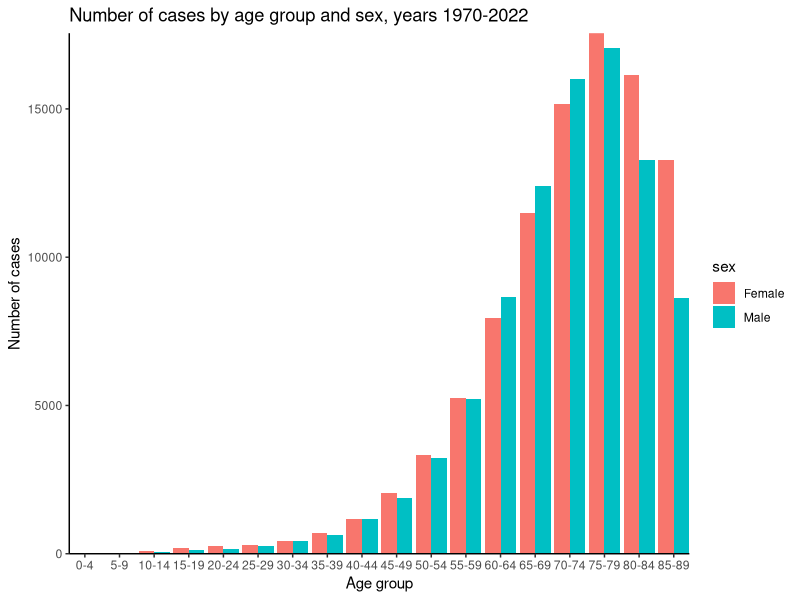
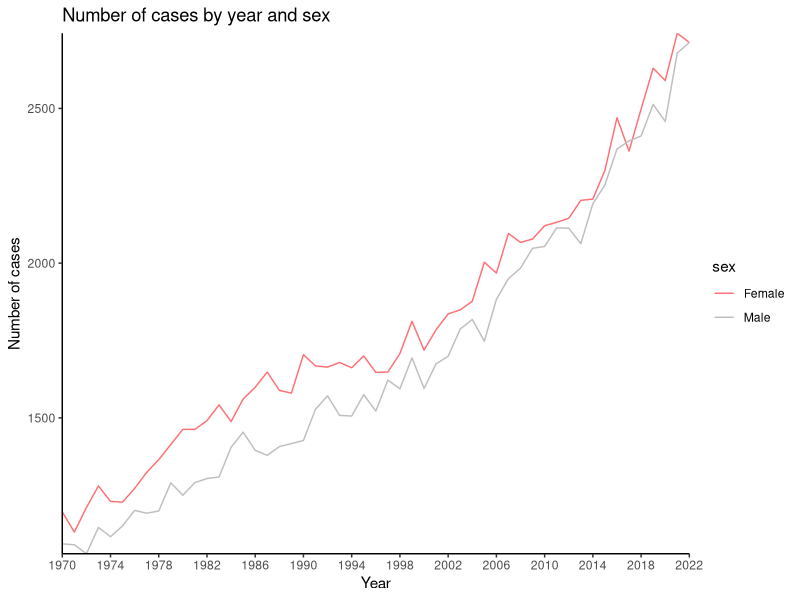
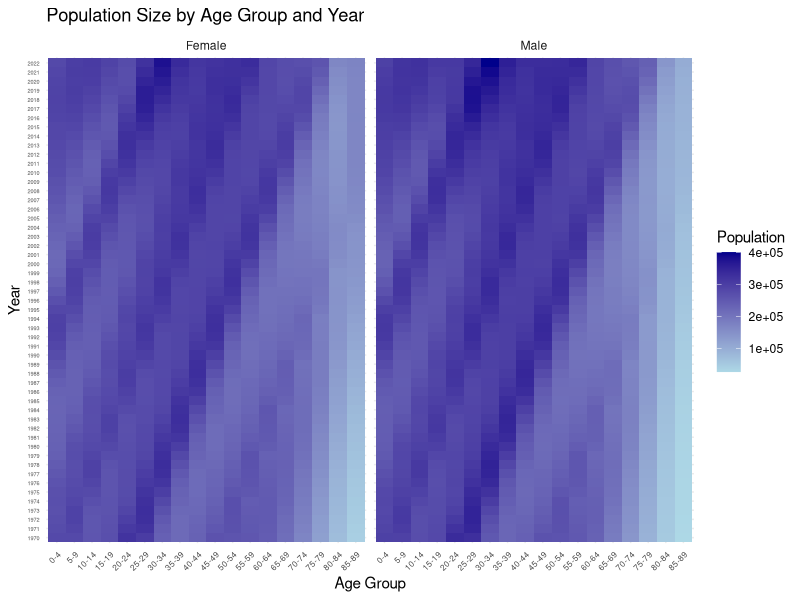
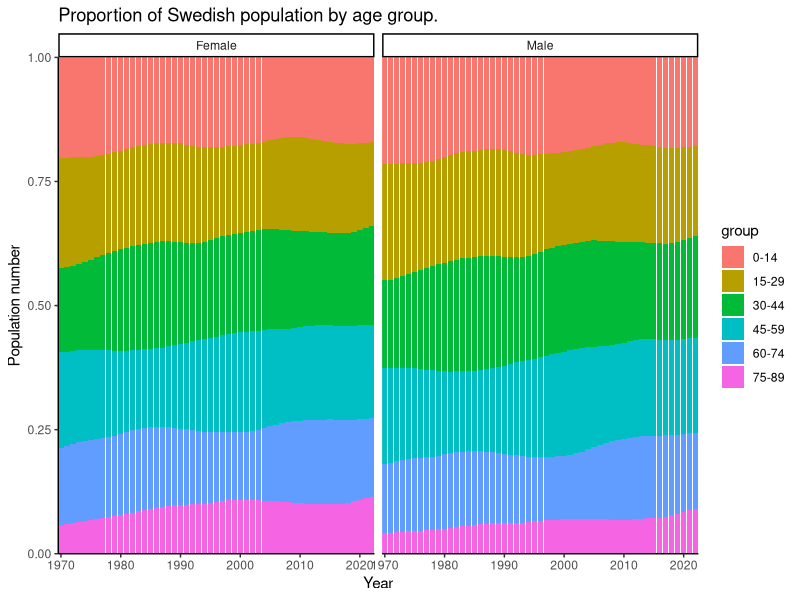
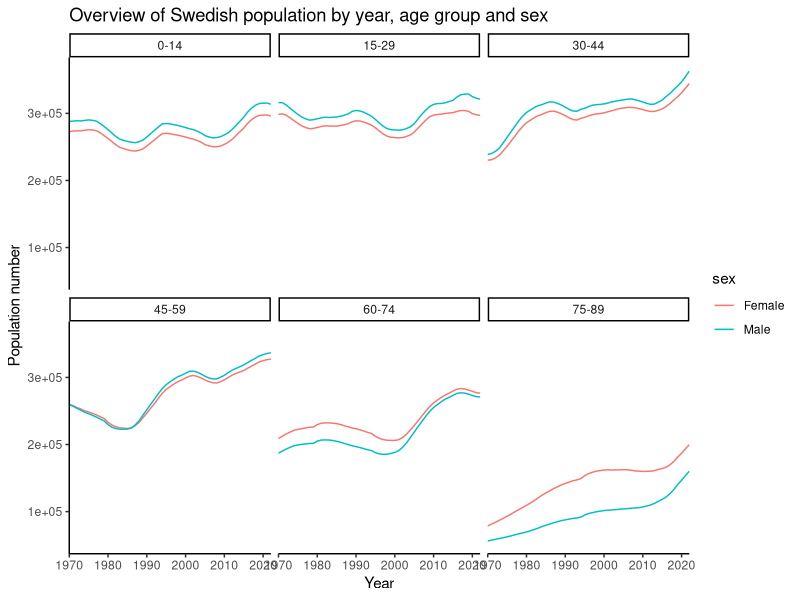
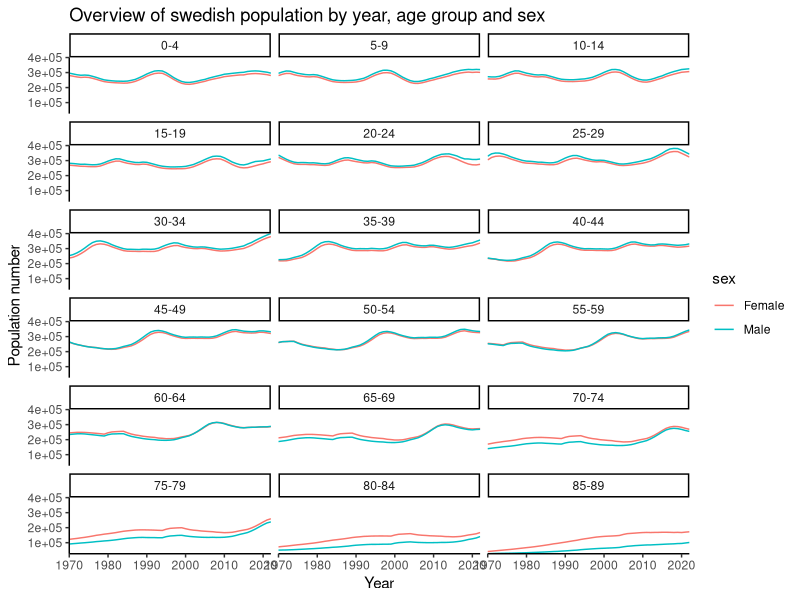
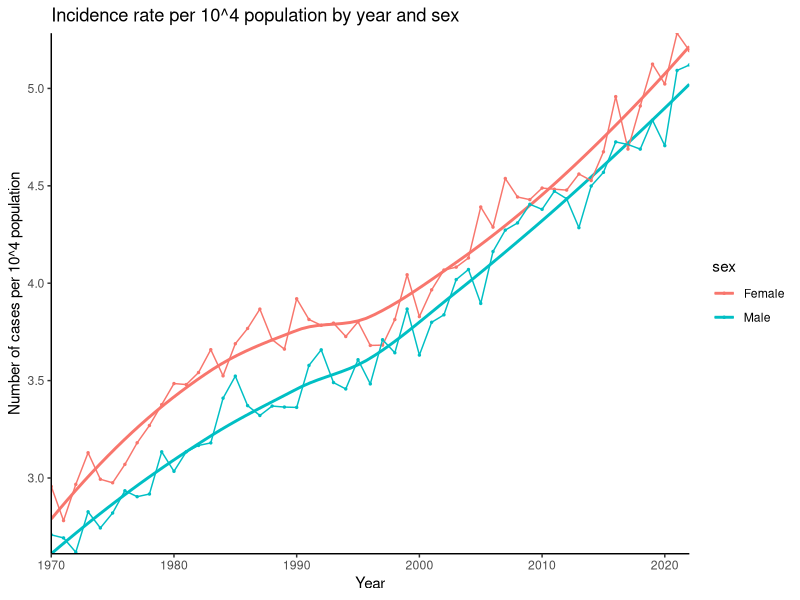
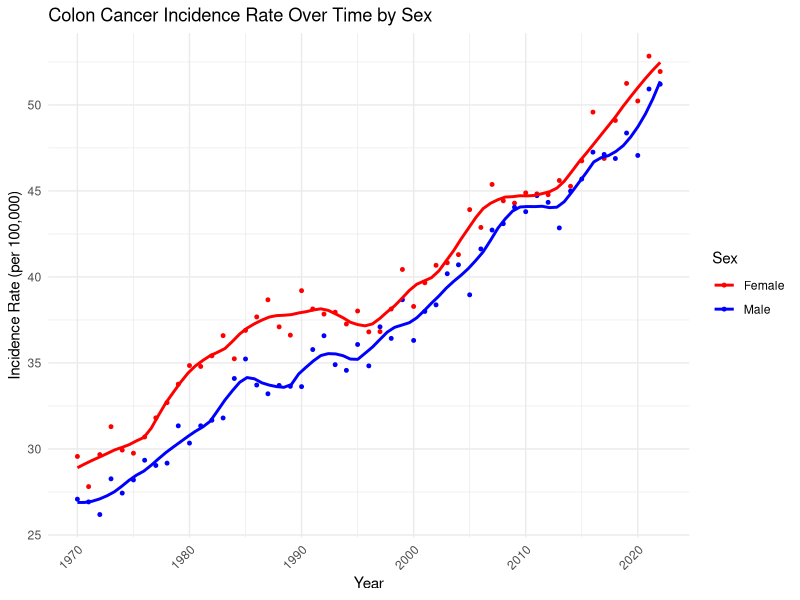

Recreate these plots in R, in order.
## ---- chunk 1
knitr::opts_chunk$set(warning = FALSE, message = FALSE) 
## ---- chunk 2
library(readr)
library(tidyverse)
library(ggplot2)
library(splines)
## ---- chunk 3
cases <- readr::read_tsv("cases.tsv")
population <- readr::read_tsv("population.tsv")
## ---- chunk 4
cases %>% summary()
# order agegroups 
factor_groups <- cases %>% pull(agegroup) %>% unique()
cases <- cases %>% mutate(agegroup = factor(agegroup, levels = factor_groups)) 
## ---- chunk 5
cases %>% pull(agegroup) %>% unique()
## ---- chunk 6
cases %>% pull(sex) %>% unique()
## ---- chunk 7
cases %>% 
  group_by(agegroup,sex) %>% 
  summarize(n = sum(n)) %>% 
  ungroup() %>% 
  ggplot(aes(x = agegroup, y = n, fill = sex)) +
  geom_bar(stat = "identity", position=position_dodge()) +
  # scale_fill_manual(values=c("#FF7074", 
  #                            "gray"))+
  theme_classic() + 
  coord_cartesian(expand = FALSE) + 
  # add labels and title
  ggtitle("Number of cases by age group and sex, years 1970-2022") +
  xlab("Age group") + ylab("Number of cases")
 
## ---- chunk 8
cases %>% 
  group_by(year,sex) %>% 
  summarize(n = sum(n)) %>% 
  ungroup() %>% 
  ggplot(aes(x = year, y = n, col = sex)) +
  #geom_point() +
  stat_summary(geom="line")+
  scale_color_manual(values=c("#FF7074", 
                            "gray"))+
  theme_classic() + 
  coord_cartesian(expand = FALSE) + 
  scale_x_continuous(lim = c(1970, 2022), breaks = c(seq(1970, 2022, by = 4)))+
  # add labels and title
  ggtitle("Number of cases by year and sex") +
  xlab("Year") + ylab("Number of cases")
## ---- chunk 9
data_population <- readr::read_tsv("population.tsv")
data_population$agegroup <- factor(data_population$agegroup, levels = c("0-4", "5-9", "10-14", "15-19", 
                                                              "20-24", "25-29", "30-34", "35-39", 
                                                              "40-44", "45-49", "50-54", "55-59", 
                                                              "60-64", "65-69", "70-74", "75-79", 
                                                              "80-84", "85-89"))

# Summarize total cases by year and sex
population_by_year_sex <- data_population %>%
  group_by(year, sex) %>%
  summarize(total_cases = sum(n_pop, na.rm = TRUE), .groups = "drop")

# Heatmap of population size
ggplot(data_population, aes(x = agegroup, y = factor(year), fill = n_pop)) +
  geom_tile() +
  facet_wrap(~sex) +  # Separate plots for males and females
  scale_fill_gradient(low = "lightblue", high = "darkblue", name = "Population") +
  labs(
    title = "Population Size by Age Group and Year",
    x = "Age Group",
    y = "Year"
  ) +
  theme_minimal() +
  theme(
    axis.text.x = element_text(size = 6, angle = 45, hjust = 1),  # Smaller x-axis text
    axis.text.y = element_text(size = 4)                         # Smaller y-axis text
  )
## ---- chunk 10
head(population)
summary(population)
## ---- chunk 11
# Compare age groups
all(unique(cases$agegroup) %in% unique(population$agegroup))

# Compare calendar years
all(unique(cases$year) %in% unique(population$year))
## ---- chunk 12
population <- population %>%  mutate(agegroup = factor(agegroup, levels = factor_groups)) 
## ---- chunk 13
population %>%
  mutate(group = case_when(
    agegroup %in% factor_groups[1:3] ~ "0-14",
    agegroup %in% factor_groups[4:6] ~ "15-29",
    agegroup %in% factor_groups[7:9] ~ "30-44",
    agegroup %in% factor_groups[10:12] ~ "45-59",
    agegroup %in% factor_groups[13:15] ~ "60-74",
    agegroup %in% factor_groups[16:18] ~ "75-89",
    TRUE ~ NA
    )
    ) %>%
  ggplot(aes(x = year, y = n_pop, fill = group)) +
  facet_wrap(~sex, ncol = 2) +
  geom_bar(position="fill", stat="identity") +
  theme_classic() +
  coord_cartesian(expand = FALSE) +
  # add labels and title
  ggtitle("Proportion of Swedish population by age group.") +
  xlab("Year") + ylab("Population number")
## ---- chunk 14
population %>%
  mutate(group = case_when(
    agegroup %in% factor_groups[1:3] ~ "0-14",
    agegroup %in% factor_groups[4:6] ~ "15-29",
    agegroup %in% factor_groups[7:9] ~ "30-44",
    agegroup %in% factor_groups[10:12] ~ "45-59",
    agegroup %in% factor_groups[13:15] ~ "60-74",
    agegroup %in% factor_groups[16:18] ~ "75-89",
    TRUE ~ NA
    )
    ) %>%
  ggplot(aes(x = year, y = n_pop, color = sex)) +
  facet_wrap(~group, ncol = 3) +
  stat_summary(geom="line")+
  theme_classic() +
  coord_cartesian(expand = FALSE) +
  # add labels and title
  ggtitle("Overview of Swedish population by year, age group and sex") +
  xlab("Year") + ylab("Population number")
## ---- chunk 15
population %>%
  ggplot(aes(x = year, y = n_pop, color = sex)) +
  facet_wrap(~agegroup, ncol = 3) +
  stat_summary(geom="line")+
  theme_classic() +
  coord_cartesian(expand = FALSE) +
  # add labels and title
  ggtitle("Overview of swedish population by year, age group and sex") +
  xlab("Year") + ylab("Population number")
## ---- chunk 16
# merging datasets
cases_pop <- cases %>% left_join(population) 
## ---- chunk 17
cases_pop %>% head()
## ---- chunk 18
# cases by year and sex
cases_ys <- cases %>% 
  group_by(year, sex) %>% 
  summarize(n = sum(n)) %>% 
  ungroup()

# population by year and sex
population_ys <- population %>% 
  group_by(year, sex) %>% 
  summarize(n_pop = sum(n_pop)) %>% 
  ungroup()
## ---- chunk 19
# rate per hundred thousand population, dataset with age
cases_pop <- cases_pop %>% 
  # rate per 10^5 population
  mutate(rate = 10^5 * n/n_pop)

# rate per ten thousand population, dataset without age
# create dataset without age variable
cases_pop_ys <- cases_ys %>% 
  left_join(population_ys) %>% 
    # rate per 10^4 population
  mutate(rate = 10^4 * n/n_pop)
## ---- chunk 20
cases_pop_ys %>% 
  ggplot(aes(x = year, y = rate, color = sex)) +
  # smooth the curve
  geom_smooth(se= FALSE) +
  # non smoothed data
  geom_point(size = 0.5) +
  stat_summary(geom="line") +
  theme_classic() + 
  coord_cartesian(expand = FALSE) + 
  #scale_x_continuous(lim = c(1970, 2022), breaks = c(seq(1970, 2022, by = 4))) +
  # add labels and title
  ggtitle("Incidence rate per 10^4 population by year and sex") +
  xlab("Year") + ylab("Number of cases per 10^4 population")
## ---- chunk 21
# Merge the cases and population data
merged_data <- cases %>%
  inner_join(data_population, by = c("year", "agegroup", "sex"))

# Summarize the total cases and population size by year and sex
summary_data <- merged_data %>%
  group_by(year, sex) %>%
  summarize(
    total_cases = sum(n, na.rm = TRUE),
    total_population = sum(n_pop, na.rm = TRUE),
    .groups = "drop"
  )

## ---- chunk 22
# Calculate incidence rate for detailed data
merged_data <- merged_data %>%
  mutate(incidence_rate = n / n_pop * 100000)  # Rate per 100,000 people

# Calculate incidence rate for summarized data
summary_data <- summary_data %>%
  mutate(incidence_rate = total_cases / total_population * 100000)  # Rate per 100,000 people
## ---- chunk 23
# Plot incidence rate over time with smoother (separately for males and females)
ggplot(summary_data, aes(x = year, y = incidence_rate, color = sex)) +
  geom_point(size = 1) +  # Points for visibility
  geom_smooth(method = "loess", span = 0.2, se = FALSE, linetype = "solid") +  # Smoothing with LOESS
  scale_color_manual(values = c("Male" = "blue", "Female" = "red")) +
  labs(
    title = "Colon Cancer Incidence Rate Over Time by Sex",
    x = "Year",
    y = "Incidence Rate (per 100,000)",
    color = "Sex"
  ) +
  theme_minimal() +
  theme(axis.text.x = element_text(angle = 45, hjust = 1))
## ---- chunk 24
# Plot incidence rates over time by sex and age group with smoothed lines
ggplot(merged_data, aes(x = year, y = incidence_rate, color = agegroup, group = agegroup)) +
  geom_point(size = .8) +  # Points for visibility
  scale_y_log10() +
  geom_smooth(method = "loess", span = 0.2, se = FALSE, linetype = "solid") +  # Smoothing with LOESS
  facet_wrap(~sex) +  # Separate plots for males and females
  scale_color_viridis_d(name = "Age Group") +  # Use viridis color scale for age groups
  labs(
    title = "Colon Cancer Incidence Rate by Sex and Age Group Over Time",
    x = "Year",
    y = "Incidence Rate (per 100,000)",
    color = "Age Group"
  ) +
  theme_minimal() +
  theme(axis.text.x = element_text(angle = 45, hjust = 1)) +
  theme(
    axis.text.x = element_text(angle = 45, hjust = 1),
    legend.key.size = unit(.2, "cm"),  # Reduce size of legend keys (symbols)
    legend.text = element_text(size = 10),  # Reduce size of legend text
    legend.title = element_text(size = 10)  # Adjust size of legend title
  ) 
## ---- chunk 25
cases_pop %>% 
  ggplot(aes(x = year, y = rate, color = sex)) +
  facet_wrap(~ agegroup , ncol = 4, scales = "free_y") +
  # smooth the curve
  geom_smooth(se = FALSE) +
  # non smoothed data
  geom_point(size = 0.2) +
  stat_summary(geom="line", size = 0.05) +
  theme_classic() + 
  coord_cartesian(expand = FALSE) + 
  #scale_x_continuous(lim = c(1970, 2022), breaks = c(seq(1970, 2022, by = 4))) +
  # add labels and title
  ggtitle(paste("Yearly number of cases per 10^5 population by sex and age group")) + 
  xlab("Year") + ylab("Number of cases per 10^5 population") 
  
## ---- chunk 26
poisson_model <- cases_pop_ys %>%  
  glm(formula = n ~ year + sex + offset(log(n_pop)), family = "poisson")
summary(poisson_model)
## ---- chunk 27
toplot <- cases_pop_ys %>% 
  add_column(fitted = poisson_model$fitted.values) %>% 
  mutate(fitted_rate = 10^4* fitted/n_pop)

toplot %>% 
  pivot_longer(cols = c(rate, fitted_rate), names_to = "type") %>% 
  ggplot(aes(x = year, y = value)) +
  geom_point(aes(color = type), size = 0.5) +
  facet_wrap(~sex, ncol = 2) +
  theme_classic() + 
  coord_cartesian(expand = FALSE) + 
  #scale_x_continuous(lim = c(1970, 2022), breaks = c(seq(1970, 2022, by = 4))) +
  # add labels and title
  ggtitle("Incidence rate by year and sex, fitted and observed values") +
  xlab("Year") + ylab("Number of cases per 10^4 population") 
## ---- chunk 28
# Extract model coefficients 
coefficients <- coef(poisson_model) 
intercept <- coefficients["(Intercept)"] 
year_coeff <- coefficients["year"] 
sex_coeff <- coefficients["sexMale"]

# Calculate log incidence rate and incidence rate for 1970 and 2020
incidence_1970_male <- exp(intercept + year_coeff * 1970 + sex_coeff)
incidence_1970_female <- exp(intercept + year_coeff * 1970 )
incidence_2020_male <- exp(intercept + year_coeff * 2020 + sex_coeff) 
incidence_2020_female <- exp(intercept + year_coeff * 2020)

# Print results
incidence_1970_male
## ---- chunk 29
incidence_1970_female
## ---- chunk 30
incidence_2020_male
## ---- chunk 31
incidence_2020_female
## ---- chunk 32
poisson_model_age <- cases_pop %>% 
  mutate(agegroup = factor(agegroup, levels = factor_groups)) %>% 
  glm(formula = n ~ year*sex + year*agegroup + agegroup * sex + offset(log(n_pop)), family = "poisson")

# View the summary of the model
summary(poisson_model_age)
## ---- chunk 33
# Extract model coefficients
coefficients <- coef(poisson_model_age)

# males
rate_1970_male <- exp( 
  #intercept 
  coefficients["(Intercept)"] +
  #year
  coefficients["year"] * 1970 +
  #male
  coefficients["sexMale"] * 1 +
  #age 70-74
  coefficients["agegroup70-74"] * 1 +
  # year*sex
  coefficients["year:sexMale"] * 1970 * 1 +
  # year*age 70-74 
  coefficients["year:agegroup70-74"] * 1970 * 1 + 
  # sex*age 70-74 
  coefficients["sexMale:agegroup70-74"] * 1 * 1)

rate_1970_female <- exp( 
  #intercept 
  coefficients["(Intercept)"] +
  #year
  coefficients["year"] * 1970 +
  #female
  coefficients["sexMale"] * 0 +
  #age 70-74
  coefficients["agegroup70-74"] * 1 +
  # year*sex
  coefficients["year:sexMale"] * 1970 * 0 +
  # year*age 70-74 
  coefficients["year:agegroup70-74"] * 1970 * 1 + 
  # sex*age 70-74 
  coefficients["sexMale:agegroup70-74"] * 0 * 1)

rate_2020_male <- exp( 
  #intercept 
  coefficients["(Intercept)"] + 
  #year
  coefficients["year"] * 2020 +
  #male
  coefficients["sexMale"] * 1 +
  #age 70-74
  coefficients["agegroup70-74"] * 1 +
  # year*sex
  coefficients["year:sexMale"] * 2020 * 1 +
  # year*age 70-74 
  coefficients["year:agegroup70-74"] * 2020 * 1 + 
  # sex*age 70-74 
  coefficients["sexMale:agegroup70-74"] * 1 * 1)

rate_2020_female <- exp(
  #intercept
  coefficients["(Intercept)"] + 
  #year
  coefficients["year"] * 2020 +
  #female
  coefficients["sexMale"] * 0 +
  #age 70-74
  coefficients["agegroup70-74"] * 1 +
  # year*sex
  coefficients["year:sexMale"] * 2020 * 0 +
  # year*age 70-74 
  coefficients["year:agegroup70-74"] * 2020 * 1 + 
  # sex*age 70-74 
  coefficients["sexMale:agegroup70-74"] * 0 * 1)
## ---- chunk 34
rate_1970_male
## ---- chunk 35
rate_1970_female
## ---- chunk 36
rate_2020_male
## ---- chunk 37
rate_2020_female
## ---- chunk 38
toplot <- cases_pop %>% 
  add_column(fitted = poisson_model_age$fitted.values) %>% 
  mutate(fitted_rate = 10^5* fitted/n_pop)
  
toplot %>% 
  pivot_longer(cols = c(rate, fitted_rate), names_to = "type") %>% 
  filter(agegroup %in% c("50-54", "70-74" , "85-89")) %>% 
  ggplot(aes(x = year, y = value, color = agegroup)) +
  geom_point(aes(shape = type), size = 0.5) +
  facet_wrap(~sex, ncol = 2) +
  theme_classic() + 
  coord_cartesian(expand = FALSE) + 
  #scale_x_continuous(lim = c(1970, 2022), breaks = c(seq(1970, 2022, by = 4))) +
  # add labels and title
  ggtitle("Incidence rate by year, age group and sex, fitted and observed values") +
  xlab("Year") + ylab("Number of cases per 10^5 population") 
## ---- chunk 39
age <- seq(2,87,5)
age_df <- data.frame(agegroup = factor_groups, age = age)

splines_to_fit <- cases_pop %>%
  inner_join(age_df)

splines_model <- splines_to_fit %>% 
  glm(formula = n ~ bs(year,df = 4)*sex + bs(year, df = 4)*bs(age, df = 4) + offset(log(n_pop)), family = "poisson")

summary(splines_model)


toplot <- splines_to_fit %>% 
  add_column(fitted = splines_model$fitted.values) %>% 
  mutate(fitted_rate = 10^5* fitted/n_pop) 
  

toplot %>% 
  filter(age %in% c(52,72,87)) %>% 
  ggplot(aes(x = year, y = fitted_rate, color = agegroup)) +
  facet_wrap(~sex, ncol = 2) +
  geom_point(size = 0.1) +
  stat_summary(geom="line") +
  theme(axis.text.x =  element_text(angle=45, hjust=1)) + 
  coord_cartesian(expand = FALSE) + 
  scale_x_continuous(lim = c(1970, 2022), breaks = c(seq(1970, 2022, by = 4))) +
  # add labels and title
  ggtitle("Incidence rate by year, age and sex, fitted model") +
  xlab("Year") + ylab("Number of cases per 10^5 population") 
## ---- chunk 40
toplot %>% 
  pivot_longer(cols = c(rate, fitted_rate), names_to = "type") %>% 
  filter(age %in% c(52,72,87)) %>% 
  ggplot(aes(x = year, y = value, color = factor(age))) +
  geom_point(aes(shape = type), size = 0.5) +
  facet_wrap(~sex, ncol = 2) +
  theme_classic() + 
  coord_cartesian(expand = FALSE) + 
  #scale_x_continuous(lim = c(1970, 2022), breaks = c(seq(1970, 2022, by = 4))) +
  # add labels and title
  ggtitle("Incidence rate by year, age and sex, fitted and observed values") +
  #xlab("Year") + ylab("Number of cases per 10^5 population") 
  labs(
    title = "Incidence rate by year, age and sex, fitted and observed values",
    x = "Year",
    y = "Number of cases per 10^5 population",
    color = "Age"  # Change the legend title
  )
## ---- chunk 41
# Merge cases and population data frames
merged_data <- merge(cases, population, by = c("agegroup", "sex", "year"))
print(head(merged_data,n=5))

merged_data <- merged_data %>%
  mutate(
    incidence_rate = (n / n_pop) * 100000,
    age_midpoint = as.numeric(sub("-.*", "", agegroup)) + 2,
    sex = factor(sex)
      )

# Print column names to verify
print(colnames(merged_data))

# Plotting the relationship between mid age and incidence rate
ggplot(merged_data, aes(x = age_midpoint, y = incidence_rate)) +
  geom_point(alpha = 0.6) +
  geom_smooth(method = "loess", se = FALSE) +
  facet_wrap(~ sex) +
  labs(title = "Incidence Rate by Age",
       x = "Mid Age of Age Group",
       y = "Incidence Rate (Cases / Total Population)") +
  theme_minimal()

# Fitting a generalized linear model using splines
splines_model <- glm(
  formula = n ~ bs(year, df = 4)*bs(age_midpoint, df = 4)  * sex + offset(log(n_pop)),
  data = merged_data,
  family = poisson()
)

summary(splines_model)

# Assuming you have your merged data as 'merged_data' and fitted model as 'model'
# Create a new data frame for predictions
age_groups <- c(52, 72, 87)
sex_groups <- c("Female", "Male")
years <- unique(merged_data$year)  # Get all unique years from your data

# Create an empty data frame to store predictions
prediction_data <- expand.grid(
  year = years,
  age_midpoint = age_groups,
  sex = sex_groups
)

# Add population to avoid warnings (use dummy values as predictions will standardize population)
prediction_data$n_pop <- 1


# Use the predict() function to generate predicted values
prediction_data$predicted_incidence <- predict(splines_model, newdata = prediction_data, type = "response")

# Plotting the incidence rates over time for each sex at ages 52, 72, and 87
library(ggplot2)

ggplot(prediction_data, aes(x = year, y = predicted_incidence, color = sex, linetype = as.factor(age_midpoint))) +
  geom_line(size = 1.2) + 
  labs(title = "Predicted Incidence Rates Across Calendar Time",
       x = "Calendar Year",
       y = "Predicted Incidence Rate") +
  scale_color_manual(values = c("blue", "red")) + 
  scale_linetype_manual(values = c("solid", "dashed", "dotted")) +
  theme_minimal() +
  theme(legend.title = element_blank()) +
  theme(legend.position = "bottom")

# Compare with observed values
observed_data <- merged_data %>%
  filter(age_midpoint %in% c(52, 72, 87)) %>%
  group_by(year, age_midpoint, sex) %>%
  summarize(observed_rate = sum(n) / sum(n_pop))


# Combine predicted and observed data
comparison_data <- left_join(prediction_data, observed_data, by = c("year", "age_midpoint", "sex"))


ggplot(comparison_data, aes(x = year)) +
  geom_line(aes(y = predicted_incidence, color = "Predicted"), size = 1) +
  geom_line(aes(y = observed_rate, color = "Observed"), size = 1, linetype = "dashed") +
  facet_wrap(~ age_midpoint + sex, scales = "free_y") +
  labs(
    title = "Comparison of Predicted and Observed Incidence Rates",
    x = "Calendar Year",
    y = "Incidence Rate",
    color = "Legend"
  ) +
  scale_color_manual(values = c("Predicted" = "blue", "Observed" = "red")) +
  theme(axis.text.x =  element_text(angle=45, hjust=1))
## ---- chunk 42
# reference values for male and female population
standard_pop <- population %>%
  filter(year == 2022) %>%  
  rename(ref_pop = n_pop) %>% 
  select(-year)

# reference value for total male population 
tot_male <- standard_pop %>% 
  filter(sex == "Male") %>% 
  pull(ref_pop) %>% sum()

# reference value for total female population 
tot_female <- standard_pop %>% 
  filter(sex == "Female") %>% 
  pull(ref_pop) %>% sum()
## ---- chunk 43

age_standardised_rates <- cases_pop %>% 
  select(-rate) %>% 
  left_join(standard_pop) %>% 
  # add number of cases obtained if population number was ref_pop
  mutate(cases_ref_pop = ref_pop * n/n_pop) %>% 
  # for each year, compute total (sum over agegroups) and divide by total reference population
  # keep male and female categories 
  group_by(year, sex) %>% 
  # sum over agegroups 
  summarize(sum_ages = sum(cases_ref_pop, na.rm = TRUE)) %>% 
  mutate(standardised_rate = case_when(sex == "Female" ~ sum_ages/tot_female,
                                       sex == "Male" ~ sum_ages/tot_male,
                                       TRUE ~ NA)
         ) %>% 
  select(-sum_ages) %>% 
  # rescale
  mutate(standardised_rate = 10^4 * standardised_rate)
## ---- chunk 44
age_standardised_rates %>% 
   ggplot(aes(x = year, y = standardised_rate, color = sex)) +
  # smooth the curve
  geom_smooth() +
  # non smoothed data
  geom_point(size = 0.5) +
  stat_summary(geom="line") +
  theme_classic() + 
  coord_cartesian(expand = FALSE) + 
  scale_x_continuous(lim = c(1970, 2022), breaks = c(seq(1970, 2022, by = 4))) +
  # add labels and title
  ggtitle("Standardised incidence rate: cases per 10^4 population by year and sex") +
  xlab("Year") + ylab("Number of cases per 10^4 population - standardised")
## ---- chunk 45
cases_pop_ys %>% 
  filter(sex == "Female") %>% 
  left_join(age_standardised_rates) %>% 
  select(year, sex, rate, standardised_rate) %>% 
  pivot_longer(cols = c(rate, standardised_rate), names_to = "type") %>% 
  ggplot(aes(x = year, y = value, color = type))+
  # smooth the curve
  geom_smooth() +
  # non smoothed data
  geom_point(size = 0.5) +
  stat_summary(geom="line") +
  theme_classic() + 
  coord_cartesian(expand = FALSE) + 
  scale_x_continuous(lim = c(1970, 2022), breaks = c(seq(1970, 2022, by = 4))) +
  # add labels and title
  ggtitle("Standardised vs non standarsised incidence rate - female population") +
  xlab("Year") + ylab("Number of cases per 10^4 population")
## ---- chunk 46
cases_pop_ys %>% 
  filter(sex == "Male") %>% 
  left_join(age_standardised_rates) %>% 
  select(year, sex, rate, standardised_rate) %>% 
  pivot_longer(cols = c(rate, standardised_rate), names_to = "type") %>% 
  ggplot(aes(x = year, y = value, color = type))+
  # smooth the curve
  geom_smooth() +
  # non smoothed data
  geom_point(size = 0.5) +
  stat_summary(geom="line") +
  theme_classic() + 
  coord_cartesian(expand = FALSE) + 
  scale_x_continuous(lim = c(1970, 2022), breaks = c(seq(1970, 2022, by = 4))) +
  # add labels and title
  ggtitle("Standardised vs non standarsised incidence rate - male population") +
  xlab("Year") + ylab("Number of cases per 10^4 population")
## ---- chunk 47

cases_pop_fit <- cases_pop %>% 
  select(-rate, -n) %>% 
  # replace number of cases with fitted number of cases, which should already be in the right order
  add_column(n_fit = poisson_model_age$fitted.values)

# repeat question 11
age_standardised_rates_fit <- cases_pop_fit %>% 
  left_join(standard_pop) %>% 
  # add number of cases obtained if population number was ref_pop
  mutate(cases_ref_pop = ref_pop * n_fit/n_pop) %>% 
  # for each year, compute total (sum over agegroups) and divide by total reference population
  # keep male and female categories 
  group_by(year, sex) %>% 
  # sum over agegroups 
  summarize(sum_ages = sum(cases_ref_pop, na.rm = TRUE)) %>% 
  ungroup() %>% 
  mutate(standardised_rate_fit = case_when(sex == "Female" ~ sum_ages/tot_female,
                                       sex == "Male" ~ sum_ages/tot_male,
                                       TRUE ~ NA)
         ) %>% 
  select(-sum_ages) %>% 
  # rescale
  mutate(standardised_rate_fit = 10^4 * standardised_rate_fit)
## ---- chunk 48
cases_pop_ys %>% 
  filter(sex == "Female") %>% 
  left_join(age_standardised_rates) %>% 
  left_join(age_standardised_rates_fit) %>% 
  select(year, sex, rate, standardised_rate, standardised_rate_fit) %>% 
  pivot_longer(cols = c(rate, standardised_rate, standardised_rate_fit), names_to = "type") %>% 
  #filter(type == "standardised_rate_fit") %>% 
  ggplot(aes(x = year, y = value, color = type))+
  # smooth the curve
  geom_smooth() +
  # non smoothed data
  geom_point(size = 0.5) +
  stat_summary(geom="line") +
  theme_classic() + 
  coord_cartesian(expand = FALSE) + 
  scale_x_continuous(lim = c(1970, 2022), breaks = c(seq(1970, 2022, by = 4))) +
  # add labels and title
  ggtitle("Standardised vs non standarsised incidence rate - female population") +
  xlab("Year") + ylab("Number of cases per 10^4 population")
## ---- chunk 49
cases_pop_ys %>% 
  filter(sex == "Male") %>% 
  left_join(age_standardised_rates) %>% 
  left_join(age_standardised_rates_fit) %>% 
  select(year, sex, rate, standardised_rate, standardised_rate_fit) %>% 
  pivot_longer(cols = c(rate, standardised_rate, standardised_rate_fit), names_to = "type") %>% 
  ggplot(aes(x = year, y = value, color = type))+
  # smooth the curve
  geom_smooth() +
  # non smoothed data
  geom_point(size = 0.5) +
  stat_summary(geom="line") +
  theme_classic() + 
  coord_cartesian(expand = FALSE) + 
  scale_x_continuous(lim = c(1970, 2022), breaks = c(seq(1970, 2022, by = 4))) +
  # add labels and title
  ggtitle("Standardised vs non standarsised incidence rate - male population") +
  xlab("Year") + ylab("Number of cases per 10^4 population")
